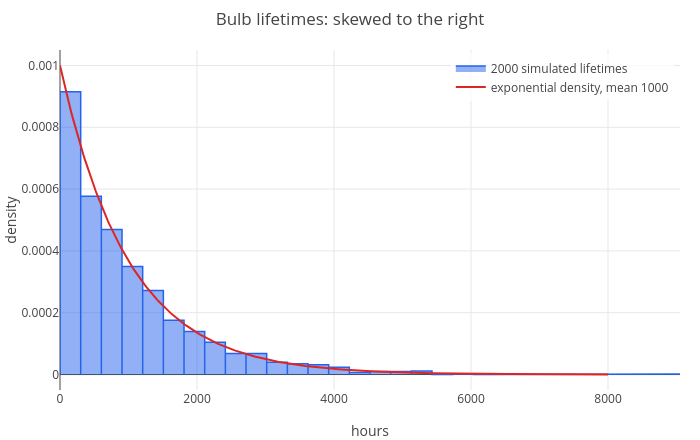

The code cell stored with this chart in its notebook:
### Markdown cell above
Both are $e^{-1/2}$. To simulate exponential lifetimes, take $-1000 \log U$ for uniform $U$ (the probability that this
exceeds $x$ is the probability that $U < e^{-x/1000}$, which is $e^{-x/1000}$):

### Code cell
seed(11);
t = -1000*log(rand(1, 2000));
eval(mean(t))
median(t)
p = hist(t, 30, "density");
p = show(p, plot(f, x, 0, 8000));
p = legend(p, "2000 simulated lifetimes", "exponential density, mean 1000");
labels(title(p, "Bulb lifetimes: skewed to the right"), "hours", "density")

### Figure 1 — Plotly figure (JSON) as saved in the notebook; plotly's stock layout.template omitted (floating-point values rounded to 4 significant figures; data arrays with more than 128 entries replaced by an {"elided": "..."} marker saying what was removed)
{"data": [{"fill": "toself", "line": {"color": "#2563eb", "width": 1.5}, "mode": "lines", "name": "2000 simulated lifetimes", "type": "scatter", "x": [0.4648, 0.4648, 302.1, 302.1, 302.1, 603.8, 603.8, 603.8, 905.5, 905.5, 905.5, 1207.0, 1207.0, 1207.0, 1509.0, 1509.0, 1509.0, 1811.0, 1811.0, 1811.0, 2112.0, 2112.0, 2112.0, 2414.0, 2414.0, 2414.0, 2716.0, 2716.0, 2716.0, 3017.0, 3017.0, 3017.0, 3319.0, 3319.0, 3319.0, 3621.0, 3621.0, 3621.0, 3922.0, 3922.0, 3922.0, 4224.0, 4224.0, 4224.0, 4526.0, 4526.0, 4526.0, 4827.0, 4827.0, 4827.0, 5129.0, 5129.0, 5129.0, 5431.0, 5431.0, 5431.0, 5732.0, 5732.0, 5732.0, 6034.0, 6034.0, 6034.0, 6336.0, 6336.0, 6336.0, 6637.0, 6637.0, 6637.0, 6939.0, 6939.0, 6939.0, 7241.0, 7241.0, 7241.0, 7542.0, 7542.0, 7542.0, 7844.0, 7844.0, 7844.0, 8146.0, 8146.0, 8146.0, 8447.0, 8447.0, 8447.0, 8749.0, 8749.0, 8749.0, 9051.0, 9051.0, null], "y": [0, 0.0009149, 0.0009149, 0, 0.0005768, 0.0005768, 0, 0.000469, 0.000469, 0, 0.0003497, 0.0003497, 0, 0.0002718, 0.0002718, 0, 0.0001757, 0.0001757, 0, 0.0001392, 0.0001392, 0, 0.0001044, 0.0001044, 0, 6.795e-05, 6.795e-05, 0, 6.795e-05, 6.795e-05, 0, 3.978e-05, 3.978e-05, 0, 3.481e-05, 3.481e-05, 0, 3.149e-05, 3.149e-05, 0, 2.32e-05, 2.32e-05, 0, 6.63e-06, 6.63e-06, 0, 9.944e-06, 9.944e-06, 0, 9.944e-06, 9.944e-06, 0, 1.16e-05, 1.16e-05, 0, 0, 0, 0, 1.657e-06, 1.657e-06, 0, 0, 0, 0, 0, 0, 0, 1.657e-06, 1.657e-06, 0, 1.657e-06, 1.657e-06, 0, 1.657e-06, 1.657e-06, 0, 0, 0, 0, 0, 0, 0, 0, 0, 0, 1.657e-06, 1.657e-06, 0, 1.657e-06, 1.657e-06, 0, null]}, {"line": {"color": "#dc2626", "width": 2}, "mode": "lines", "name": "exponential density, mean 1000", "type": "scatter", "x": {"elided": "402 int values"}, "y": {"elided": "402 float values"}}], "layout": {"height": 440, "legend": {"bgcolor": "rgba(255,255,255,0.8)", "x": 0.99, "xanchor": "right", "y": 0.99, "yanchor": "top"}, "margin": {"b": 50, "l": 60, "r": 20, "t": 50}, "showlegend": true, "title": {"text": "Bulb lifetimes: skewed to the right"}, "width": 700, "xaxis": {"range": [0, 9051.0], "title": {"text": "hours"}, "zeroline": true}, "yaxis": {"range": [-5e-05, 0.00105], "title": {"text": "density"}, "zeroline": true}}}
